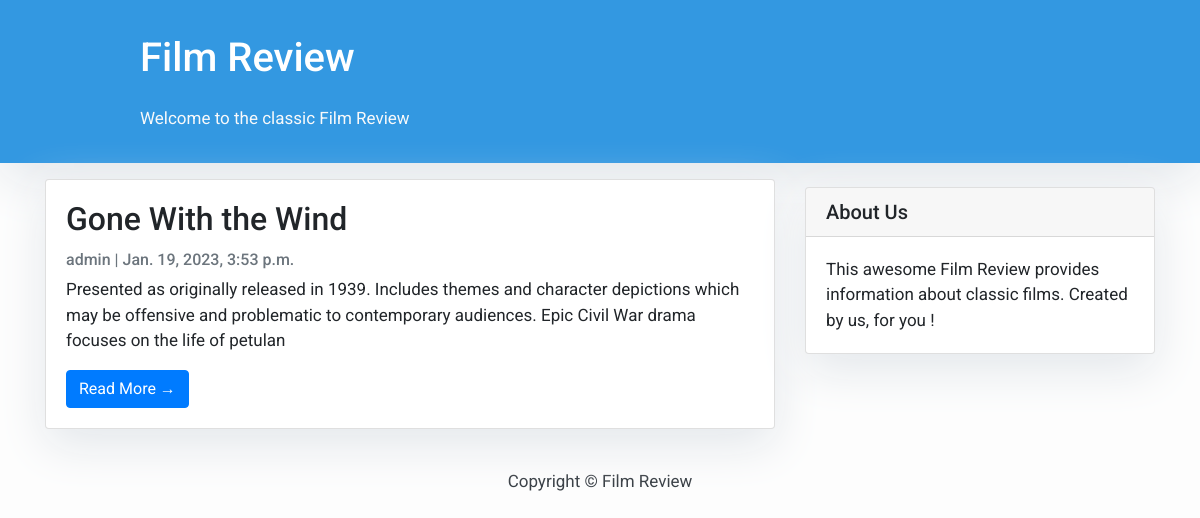
/, run on an earlier commit of the app's database.
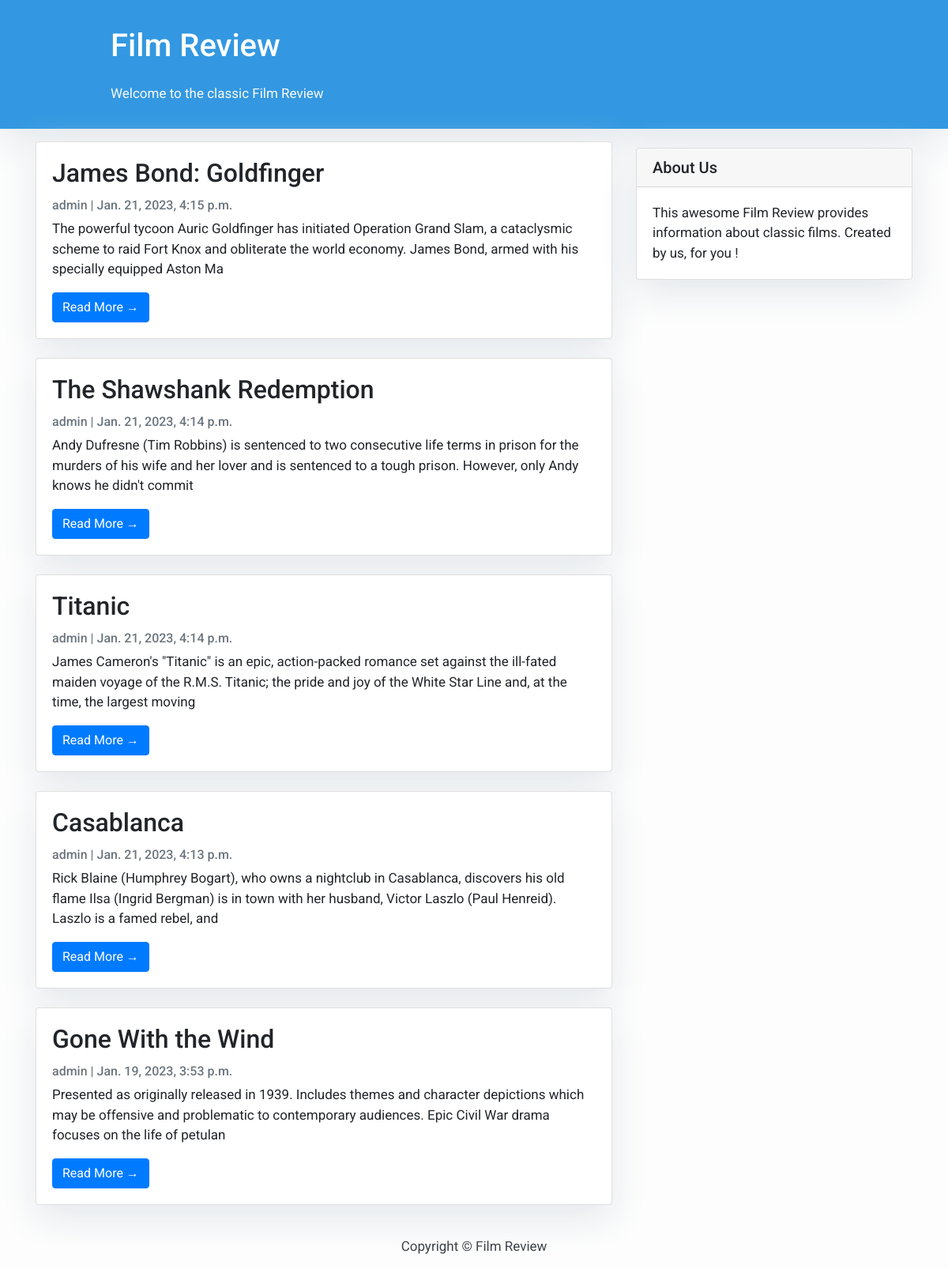
And on a later commit of the database.
### articles/models.py (models this page shows, shortened)
class Post(models.Model):
    title = models.CharField(max_length=200, unique=True)
    slug = models.SlugField(max_length=200, unique=True)
    author = models.ForeignKey(User, on_delete=models.CASCADE, related_name='blog_posts')
    updated_on = models.DateTimeField(auto_now=True)
    content = models.TextField()
    created_on = models.DateTimeField(auto_now_add=True)
    status = models.IntegerField(choices=STATUS, default=0)
    likes = models.ManyToManyField(
        User, related_name='blogpost_like', blank=True)
    class Meta:
        ordering = ['-created_on']

### articles/views.py (the view)
# urls.py: path('', views.PostList.as_view(), name='home'),
class PostList(generic.ListView):
    queryset = Post.objects.filter(status=1).order_by('-created_on')
    template_name = 'index.html'

### templates/index.html (shortened to what this page needs)
{% extends "base.html" %}
{% block content %}
<header class="masthead">
    <div class="container">
        <div class="row">
            <div class=" col-md-8 col-md-10 mx-auto">
                <div class="site-heading">
                    <h1 class=" site-heading my-4 mt-3 text-white"> Film Review</h1>
                    <p class="text-light">Welcome to the classic Film Review &nbsp
                    </p>
                </div>
            </div>
        </div>
    </div>
</header>
<div class="container">
    <div class="row">
        <div class="col-md-8 mt-3 left">
            {% for post in post_list %}
            <div class="card mb-4">
                <div class="card-body">
                    <h2 class="card-title">{{ post.title }}</h2>
                    <p class="card-text text-muted h6">{{ post.author }} | {{ post.created_on}} </p>
                    <p class="card-text">{{post.content|slice:":200" }}</p>
                    <a href="{% url 'post_detail' post.slug  %}" class="btn btn-primary">Read More &rarr;</a>
                </div>
            </div>
            {% endfor %}
        </div>
        {% block sidebar %} {% include 'sidebar.html' %} {% endblock sidebar %}
    </div>
</div>
{%endblock%}

### templates/base.html (shortened to what this page needs)
<!DOCTYPE html>
<html>
    <head>
        <link rel="stylesheet" href="https://maxcdn.bootstrapcdn.com/bootstrap/4.0.0/css/bootstrap.min.css"
 />
    </head>
    <body>
        {% block content %}{% endblock content %}
        <footer class="py-3 bg-grey">
            <p class="m-0 text-dark text-center ">Copyright &copy; Film Review</p>
        </footer>
    </body>
</html>

### templates/sidebar.html (shortened to what this page needs)
{% block sidebar %}
<div class="col-md-4 float-right ">
<div class="card my-4">
        <h5 class="card-header">About Us</h5>
    <div class="card-body">
        <p class="card-text"> This awesome Film Review provides information about classic films. Created by us, for you !</p>
    </div>
</div>
</div>
{% endblock sidebar %}

### templates/sidebar.html (style rules this page uses)
.card { box-shadow: 0 16px 48px #E3E7EB; }

What changed in the data, as far as the page shows it:
added Post: title "James Bond: Goldfinger", author "admin", created_on "Jan. 21, 2023, 4:15 p.m.", content "The powerful tycoon Auric Goldfinger has initiated Operation Grand Slam, a cataclysmic scheme to raid Fort Knox and obliterate the world economy. James Bond, armed with his specially equipped Aston Ma"
added Post: title "The Shawshank Redemption", author "admin", created_on "Jan. 21, 2023, 4:14 p.m.", content "Andy Dufresne (Tim Robbins) is sentenced to two consecutive life terms in prison for the murders of his wife and her lover and is sentenced to a tough prison. However, only Andy knows he didn't commit"
added Post: title "Titanic", author "admin", created_on "Jan. 21, 2023, 4:14 p.m.", content "James Cameron's \"Titanic\" is an epic, action-packed romance set against the ill-fated maiden voyage of the R.M.S. Titanic; the pride and joy of the White Star Line and, at the time, the largest moving"
added Post: title "Casablanca", author "admin", created_on "Jan. 21, 2023, 4:13 p.m.", content "Rick Blaine (Humphrey Bogart), who owns a nightclub in Casablanca, discovers his old flame Ilsa (Ingrid Bergman) is in town with her husband, Victor Laszlo (Paul Henreid). Laszlo is a famed rebel, and"
